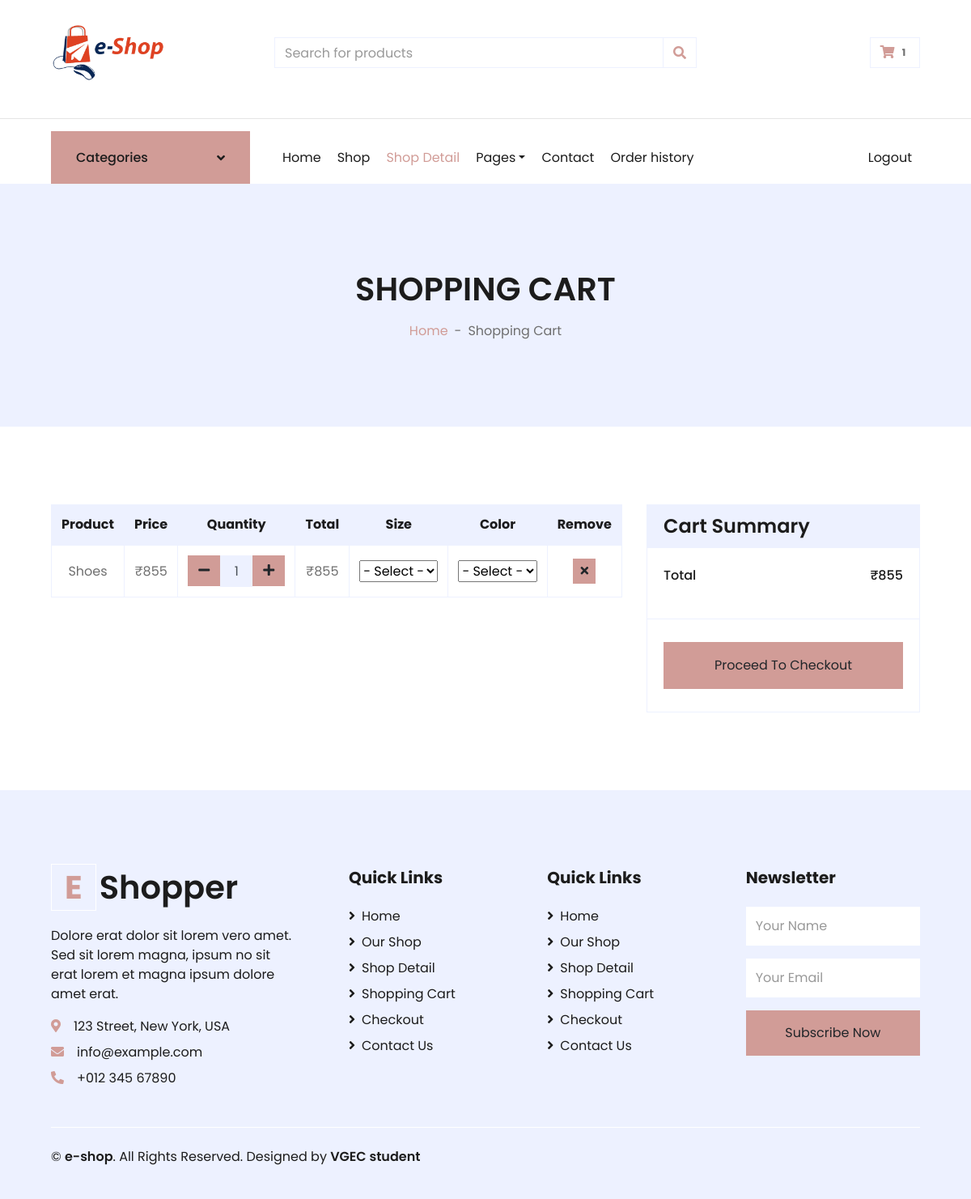
Screenshot of /user/cart.php (signed in) with the database file from the repository.
### tables this page shows
CREATE TABLE `cart` (
  `user_id` int(11) NOT NULL,
  `product_id` int(11) NOT NULL,
  `quantity` int(11) NOT NULL,
  `size` int(11) DEFAULT NULL,
  `colour` varchar(20) DEFAULT NULL
);

CREATE TABLE `product` (
  `product_id` int(11) NOT NULL,
  `title` varchar(255) NOT NULL,
  `description` text NOT NULL,
  `brand` varchar(50) NOT NULL,
  `price` float NOT NULL,
  `discount` float NOT NULL,
  `category_id` int(11) NOT NULL,
  `seller_id` int(11) NOT NULL,
  `image` varchar(1000) NOT NULL,
  `size_available` varchar(10) DEFAULT NULL,
  `colour_available` varchar(20) DEFAULT NULL
);

### user/cart.php (the view, shortened to what this page needs)
<?php
include('./configuration/config.php');
?>
<!DOCTYPE html>
<html lang="en">
<head>
    <link href="https://cdnjs.cloudflare.com/ajax/libs/font-awesome/5.10.0/css/all.min.css" rel="stylesheet">
    <link href="style.css" rel="stylesheet">
</head>
<body>
    <?php include('./utilities/navbar.php'); ?>
    <div class="container-fluid bg-secondary mb-5">
        <div class="d-flex flex-column align-items-center justify-content-center" style="min-height: 300px">
            <h1 class="font-weight-semi-bold text-uppercase mb-3">Shopping Cart</h1>
            <div class="d-inline-flex">
                <p class="m-0"><a href="">Home</a></p>
                <p class="m-0 px-2">-</p>
                <p class="m-0">Shopping Cart</p>
            </div>
        </div>
    </div>
    <div class="container-fluid pt-5">
        <div class="row px-xl-5">
            <div class="col-lg-8 table-responsive mb-5">
                <table class="table table-bordered text-center mb-0">
                    <thead class="bg-secondary text-dark">
                        <tr>
                            <th>Product</th>
                            <th>Price</th>
                            <th>Quantity</th>
                            <th>Total</th>
                            <th>Size</th>
                            <th>Color</th>
                            <th>Remove</th>
                        </tr>
                    </thead>
                    <tbody class="align-middle">
                        <?php
                        $total_cart_cost = 0;
                        $sql = "SELECT * FROM `cart` as c JOIN `product` as p ON p.product_id=c.product_id WHERE c.user_id=?";
                        $stmt = $conn->prepare($sql);
                        $stmt->bind_param("i", $_SESSION['user_id']);
                        $stmt->execute();
                        $result = $stmt->get_result();
                        if ($result->num_rows > 0) {
                            while ($row = $result->fetch_assoc()) {
                                $id = $row['product_id'];
                                $price = $row['price'] - ($row['price'] * $row['discount']) / 100;
                                $total_cart_cost += $price * $row['quantity'];
                        ?>
                                <tr id="tr-<?php echo $id ?>">
                                    <td class="align-middle"><?php echo $row['title'] ?></td>
                                    <td class="align-middle">
                                        &#8377;<span id="price-<?php echo $id ?>"><?php echo $price ?></span>
                                    </td>
                                    <td class="align-middle" id="add-remove-<?php echo $id ?>">
                                        <div class="input-group quantity m-auto" style="width: 120px;">
                                            <div class="input-group-btn">
                                                <button type="button" class="btn btn-primary btn-minus" onclick="decQuantity(<?php echo $id ?>)">
                                                    <i class="fa fa-minus"></i>
                                                </button>
                                            </div>
                                            <input type="text" class="form-control bg-secondary text-center h-100" onchange="check(<?php echo $id ?>)" value="<?php echo $row['quantity'] ?>" id="quantity-<?php echo $id ?>" name="p_quantity" min="1" required>
                                            <div class="input-group-btn">
                                                <button type="button" class="btn btn-primary btn-plus" onclick="incQuantity(<?php echo $id ?>)">
                                                    <i class="fa fa-plus"></i>
                                                </button>
                                            </div>
                                        </div>
                                    </td>
                                    <td class="align-middle">
                                        &#8377;<span id="cost-<?php echo $id ?>"><?php echo $price * $row['quantity'] ?></span>
                                    </td>
                                    <?php
                                    $sql1 = "SELECT size_available,colour_available FROM `product` WHERE product_id=?";
                                    $stmt1 = $conn->prepare($sql1);
                                    $stmt1->bind_param("i", $row['product_id']);
                                    $stmt1->execute();
                                    $res = $stmt1->get_result();
                                    $row1 = $res->fetch_assoc();
                                    echo '<td class="align-middle">';
                                    if ($row1['size_available'] == NULL) {
                                        echo '<select disabled>
                                                    <option value="" selected disabled>- Select -</option>
                                                </select>';
                                    } else {
                                        echo '<select name="size" id="size-' . $id . '" class="w-100" required onchange="setSize(' . $id . ')">';
                                        if ($row['size'] == NULL)
                                            echo '<option value="" selected disabled>- Select -</option>';
                                        echo '</select>';
                                    }
                                    echo '</td>'; ?>
                                    <?php
                                    echo '<td class="align-middle">';
                                    if ($row1['colour_available'] == NULL) {
                                        echo '<select disabled>
                                                    <option value="" selected disabled>- Select -</option>
                                                </select>';
                                    } else {
                                        echo '<select name="colour" id="colour-' . $id . '" class="w-100" required onchange="setColour(' . $id . ')">';
                                        if ($row['colour'] == NULL)
                                            echo '<option value="" selected disabled>- Select -</option>';
                                        echo '</select>';
                                    }
                                    echo '</td>';
                                    ?>
                                    <td class="align-middle">
                                        <form method="POST" action="<?php echo $_SERVER['PHP_SELF'] ?>">
                                            <button type="submit" name="remove" class="btn btn-sm btn-primary"><i class="fa fa-times"></i></button>
                                        </form>
                                    </td>
                                </tr>
                        <?php
                            }
                        } else {
                            echo "<tr><td colspan='7'>No data found!</td></tr>";
                        }
                        ?>
                    </tbody>
                </table>
            </div>
            <div class="col-lg-4">
                <div class="card border-secondary mb-5">
                    <div class="card-header bg-secondary border-0">
                        <h4 class="font-weight-semi-bold m-0">Cart Summary</h4>
                    </div>
                    <div class="card-body">
                        <div class="d-flex justify-content-between mb-3 pt-1">
                            <h6 class="font-weight-medium">Total</h6>
                            <h6 class="font-weight-medium">&#8377;<span id="total-cart-cost"><?php echo $total_cart_cost ?></span></h6>
                        </div>
                    </div>
                    <div class="card-footer border-secondary bg-transparent">
                        <button class="btn btn-block btn-primary my-3 py-3">Proceed To Checkout</button>
                    </div>
                </div>
            </div>
        </div>
    </div>
    <div class="container-fluid bg-secondary text-dark mt-5 pt-5">
        <div class="row px-xl-5 pt-5">
            <div class="col-lg-4 col-md-12 mb-5 pr-3 pr-xl-5">
                <a href="" class="text-decoration-none">
                    <h1 class="mb-4 display-5 font-weight-semi-bold"><span class="text-primary font-weight-bold border border-white px-3 mr-1">E</span>Shopper</h1>
                </a>
                <p>Dolore erat dolor sit lorem vero amet. Sed sit lorem magna, ipsum no sit erat lorem et magna ipsum dolore amet erat.</p>
                <p class="mb-2"><i class="fa fa-map-marker-alt text-primary mr-3"></i>123 Street, New York, USA</p>
                <p class="mb-2"><i class="fa fa-envelope text-primary mr-3"></i>info@example.com</p>
                <p class="mb-0"><i class="fa fa-phone-alt text-primary mr-3"></i>+012 345 67890</p>
            </div>
            <div class="col-lg-8 col-md-12">
                <div class="row">
                    <div class="col-md-4 mb-5">
                        <h5 class="font-weight-bold text-dark mb-4">Quick Links</h5>
                        <div class="d-flex flex-column justify-content-start">
                            <a class="text-dark mb-2" href="index.php"><i class="fa fa-angle-right mr-2"></i>Home</a>
                            <a class="text-dark mb-2" href="shop.html"><i class="fa fa-angle-right mr-2"></i>Our
                                Shop</a>
                            <a class="text-dark mb-2" href="detail.html"><i class="fa fa-angle-right mr-2"></i>Shop
                                Detail</a>
                            <a class="text-dark mb-2" href="cart.html"><i class="fa fa-angle-right mr-2"></i>Shopping
                                Cart</a>
                            <a class="text-dark mb-2" href="checkout.html"><i class="fa fa-angle-right mr-2"></i>Checkout</a>
                            <a class="text-dark" href="contact.html"><i class="fa fa-angle-right mr-2"></i>Contact
                                Us</a>
                        </div>
                    </div>
                    <div class="col-md-4 mb-5">
                        <h5 class="font-weight-bold text-dark mb-4">Quick Links</h5>
                        <div class="d-flex flex-column justify-content-start">
                            <a class="text-dark mb-2" href="index.html"><i class="fa fa-angle-right mr-2"></i>Home</a>
                            <a class="text-dark mb-2" href="shop.html"><i class="fa fa-angle-right mr-2"></i>Our
                                Shop</a>
                            <a class="text-dark mb-2" href="detail.html"><i class="fa fa-angle-right mr-2"></i>Shop
                                Detail</a>
                            <a class="text-dark mb-2" href="cart.html"><i class="fa fa-angle-right mr-2"></i>Shopping
                                Cart</a>
                            <a class="text-dark mb-2" href="checkout.html"><i class="fa fa-angle-right mr-2"></i>Checkout</a>
                            <a class="text-dark" href="contact.html"><i class="fa fa-angle-right mr-2"></i>Contact
                                Us</a>
                        </div>
                    </div>
                    <div class="col-md-4 mb-5">
                        <h5 class="font-weight-bold text-dark mb-4">Newsletter</h5>
                        <form action="">
                            <div class="form-group">
                                <input type="text" class="form-control border-0 py-4" placeholder="Your Name" required="required" />
                            </div>
                            <div class="form-group">
                                <input type="email" class="form-control border-0 py-4" placeholder="Your Email" required="required" />
                            </div>
                            <div>
                                <button class="btn btn-primary btn-block border-0 py-3" type="submit">Subscribe
                                    Now</button>
                            </div>
                        </form>
                    </div>
                </div>
            </div>
        </div>
        <div class="row border-top border-light mx-xl-5 py-4">
            <p class="text-center text-dark">
                &copy; <a class="text-dark font-weight-semi-bold" href="#">e-shop</a>. All Rights Reserved. Designed by
                <a class="text-dark font-weight-semi-bold" href="#">VGEC student</a>
            </p>
        </div>
    </div>
</body>
</html>

### rows the page displays
cart: product.title "Shoes", product.discount "855", p_quantity "1", $price * $row['quantity'] "855"

### other values shown
$result->num_rows "1"
$total_cart_cost "855"
